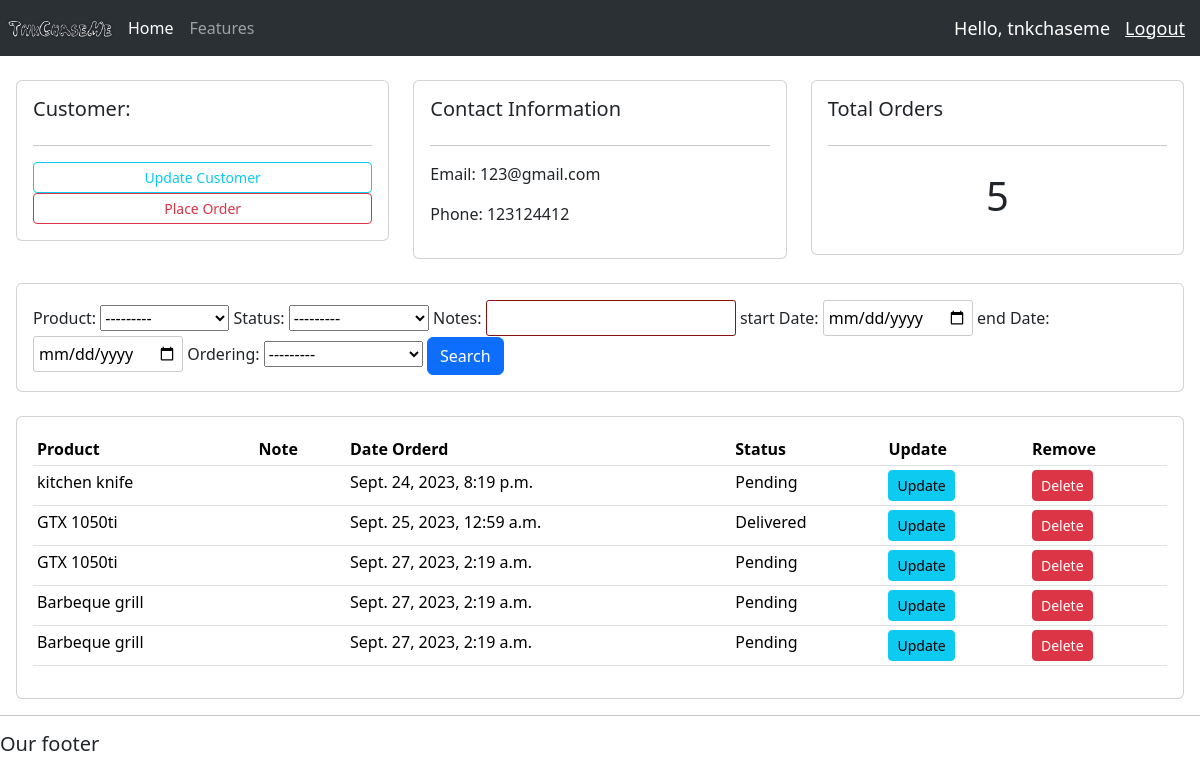
The app's page /customer/1/ (signed in) with its own data.
### account/models.py (models this page shows, shortened)
class Customer(models.Model):
    user = models.OneToOneField(User, on_delete=models.CASCADE, null=True, blank=True)
    name = models.CharField(max_length=50, null=True)
    phone = models.CharField(max_length=100, null=True)
    email = models.CharField(max_length=100, null=True)
    profile_pic = models.ImageField(null=True, blank=True,default="profile_pic.jpg")
    date_created = models.DateTimeField(auto_now_add=True, null=True)

class Order(models.Model):
    STATUS = (
        ('Pending', 'Pending'),
        ('Out for delivery', 'Out for delivery'),
        ('Delivered', 'Delivered'),
    )
    customer = models.ForeignKey(Customer, null=True, on_delete=models.SET_NULL)
    product = models.ForeignKey(Product, null=True, on_delete=models.SET_NULL)
    date_created = models.DateTimeField(auto_now_add=True, null=True)
    status = models.CharField(max_length=200, null=True, choices=STATUS)
    note = models.CharField(max_length=200, null=True)

class Product(models.Model):
    CATEGORY = (
        ('Indoor', 'Indoor'),
        ('Outdoor', 'Outdoor'),
    )
    name = models.CharField(max_length=200, null=True)
    price = models.FloatField(null=True)
    category = models.CharField(max_length=200, null=True, choices=CATEGORY)
    description = models.CharField(max_length=200, null=True)
    date_created = models.DateTimeField(auto_now_add=True, null=True)
    tags = models.ManyToManyField(Tag)
    def __str__(self) -> str:
        return self.name

### account/decorators.py (the view)
        def wrapper_func(request, *args, **kwargs):
            groups = request.user.groups.all()
            if any(group.name in allowed_roles for group in groups):
                return view_func(request, *args, **kwargs)
            else:
                return HttpResponse("You are not authorized to view this page")

### account/views.py (called while the page is built)
@login_required()  # Decorator to ensure the user is logged in
@allow_users(allowed_roles=['admin'])  # Custom decorator to check user roles
def customer(req, customer):
    data = Customer.objects.get(id=customer)
    orders = Order.objects.filter(customer=customer)
    myFilter = OrderFilter(req.GET, queryset=orders)
    orders = myFilter.qs
    context = {
        'customer': data,
        'orders': orders,
        'order_count': orders.count(),
        'order_filter': myFilter
    }
    return render(req, 'accounts/customers.html', context)

### account/templates/accounts/customers.html
{% extends 'accounts/utility/base.html' %}
{% block content %}
    <br>
    <div class="row">
        <div class="col-md">
            <div class="card card-body">
                <h5>Customer:</h5>
                <hr>
                <a class="btn btn-outline-info  btn-sm btn-block" href="">Update Customer</a>
                <a class="btn btn-outline-danger  btn-sm btn-block" href="{% url 'create_order' customer.id %}">Place
                    Order</a>
            </div>
        </div>
        <div class="col-md">
            <div class="card card-body">
                <h5>Contact Information</h5>
                <hr>
                <p>Email: {{ customer.email }} </p>
                <p>Phone: {{ customer.phone }}</p>
            </div>
        </div>
        <div class="col-md">
            <div class="card card-body">
                <h5>Total Orders</h5>
                <hr>
                <h1 style="text-align: center;padding: 10px">{{ order_count }}</h1>
            </div>
        </div>
    </div>
    <br>
    <div class="row">
        <div class="col">
            <div class="card card-body">
                <form method="get">
                    {{ order_filter.form }}
                    <button class="btn btn-primary" type="submit">Search</button>
                </form>
            </div>
        </div>
    </div>
    <br>
    <div class="row">
        <div class="col-md">
            <div class="card card-body">
                <table class="table table-sm">
                    <tr>
                        <th>Product</th>
                        <th>Note</th>
                        <th>Date Orderd</th>
                        <th>Status</th>
                        <th>Update</th>
                        <th>Remove</th>
                    </tr>
                    {% for order in orders %}
                        <tr>
                            <td>{{ order.product }}</td>
                            <td>{{ order.product.note }}</td>
                            <td>{{ order.date_created }}</td>
                            <td>{{ order.status }}</td>
                            <td><a class="btn btn-sm btn-info" href="{% url 'update_order' order.id %}">Update</a></td>
                            <td><a class="btn btn-sm btn-danger" href="{% url 'delete_order' order.id %}">Delete</a>
                            </td>
                        </tr>
                    {% empty %}
                        <tr>
                            <td colspan="6" style="text-align: center;">No orders available.</td>
                        </tr>
                    {% endfor %}
                </table>
            </div>
        </div>
    </div>
{% endblock %}

### account/templates/accounts/utility/navbar.html (shortened to what this page needs)
{%load static%}
<nav class="navbar bg-dark navbar-expand-lg bg-body-tertiary" data-bs-theme="dark">
    <img src="{% static 'images/logo.png' %}" id="logo" class="navbar-logo">
    <div class="collapse navbar-collapse" id="navbarNavAltMarkup">
        <div class="navbar-nav">
            {% if request.user.is_staff %}
            <a class="nav-link active" aria-current="page" href="{% url 'home' %}">Home</a>
            <a class="nav-link" href="#">Features</a>
            {% else %}
                <a class="nav-link" href="{% url 'settings' %}">Settings</a>
            {% endif %}
        </div>
    </div>
    <span class="hello-msg">Hello, {{ request.user }}</span>
    <span><a class="hello-msg" href="{% url 'logout_account' %}">Logout</a></span>
</nav>

### static/css/main.css (style rules this page uses)
body { background-color: #ebeff5; }
.navbar-logo { max-width: 10%; height:auto; }
.my-custom-date-filter { border: 1px solid #ccc; padding: 5px; border-radius: 3px; width: 150px; }
.my-custom-char-filter { border: 1px solid #8b1111; padding: 5px; border-radius: 3px; width: 250px; }

### account/templates/accounts/utility/navbar.html (style rules this page uses)
.hello-msg { font-size: 18px; color:white; padding-right:15px; }

### records on screen
Customer: email "123@gmail.com", phone "123124412"
Order: product "kitchen knife", date_created "Sept. 24, 2023, 8:19 p.m.", status "Pending"
Order: product "GTX 1050ti", date_created "Sept. 25, 2023, 12:59 a.m.", status "Delivered"
Order: product "GTX 1050ti", date_created "Sept. 27, 2023, 2:19 a.m.", status "Pending"
Order: product "Barbeque grill", date_created "Sept. 27, 2023, 2:19 a.m.", status "Pending"
Order: product "Barbeque grill", date_created "Sept. 27, 2023, 2:19 a.m.", status "Pending"

### other values on screen
{{ request.user }} "tnkchaseme"
{{ order_count }} "5"
